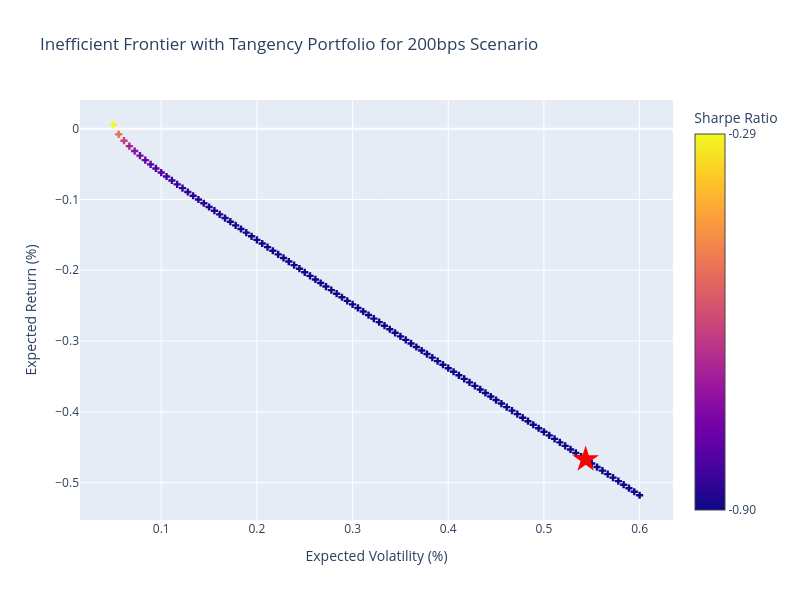

This figure's notebook cell:
### Code cell
optimizer_3 = PortfolioOptimization(returns=mu,cov_matrix=Cov,risk_free_rate=rf3)
ms_3 = optimizer_3.optimize_portfolio(maximize_sharpe='Minimize')
print('Notice: When exploring the solution for Task1(b), I used the tangency weights to calculate the sharpe ratio at tangency point. I noticed the sharpe ratio for 200bps scenario is negative, which means the portfolio has a negative slope and tangent to the opposite side of the efficient frontier that consists of inefficient portfolios. I aware of that and decided to draw the plot to illustrate the inefficiency of the portfolio.')
optimizer_3.plot_efficient_frontier(ms_3,maximize_return='Minimize',scenario='200bps Scenario')
